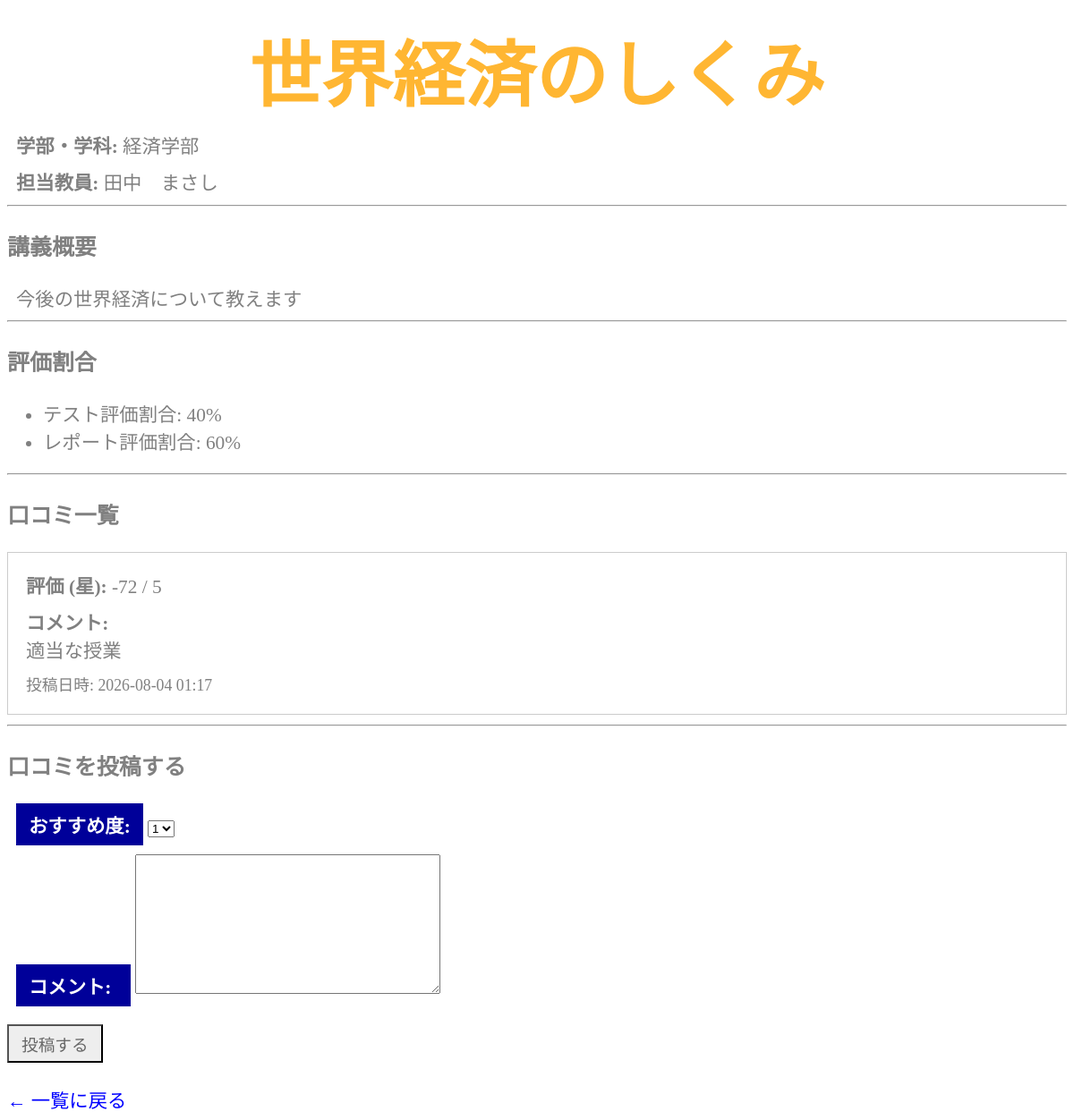
Before: /syllabus/detail/1/ with the older database file.
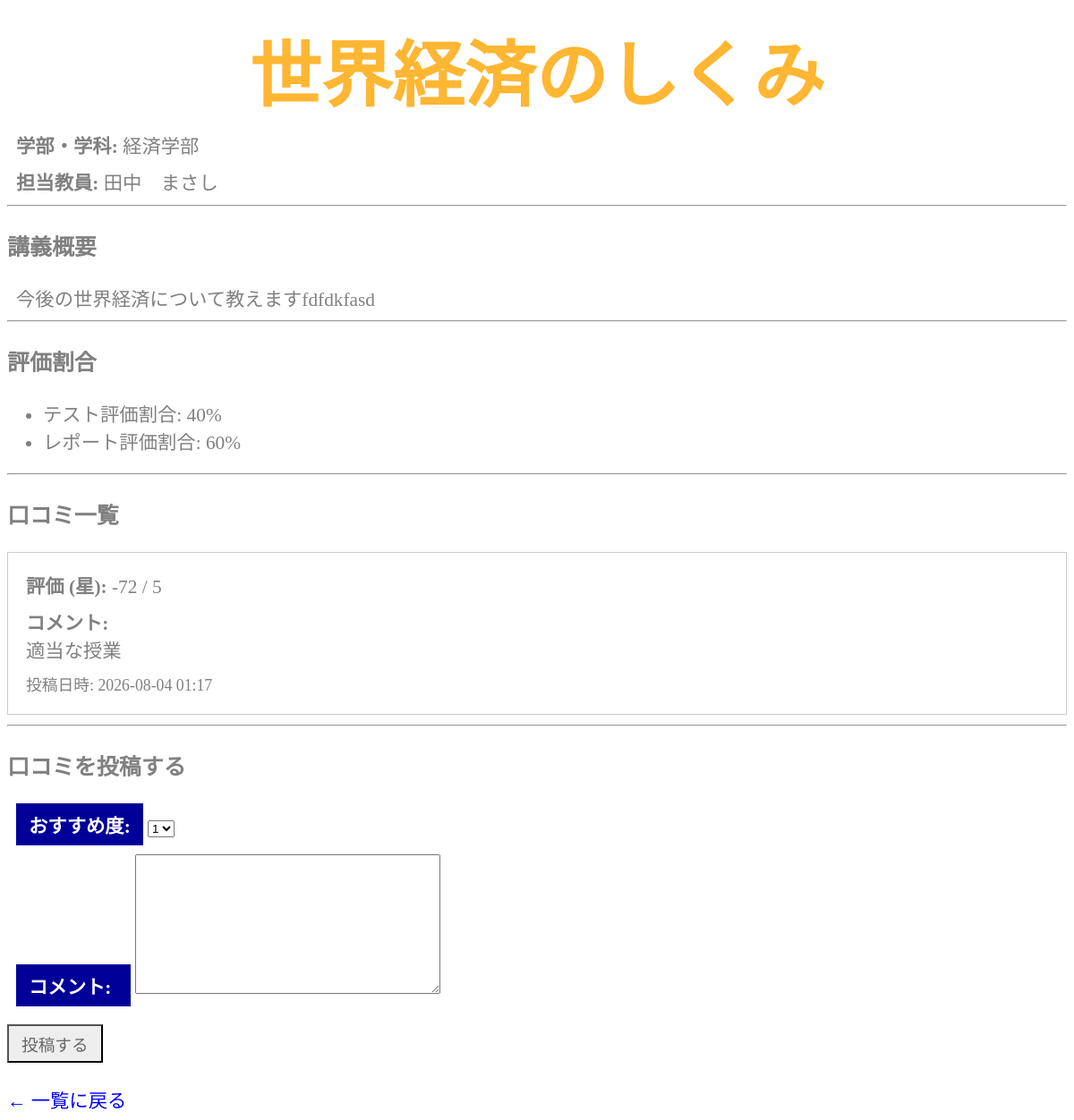
After: the same page with the newer database file.
### syllabus/models.py (models this page shows, shortened)
class Course(models.Model):
    title = models.CharField(max_length=100)
    teacher = models.CharField(max_length=50)
    department = models.ForeignKey(Department, on_delete=models.CASCADE)
    description = models.TextField()
    exam_ratio = models.IntegerField()
    report_ratio = models.IntegerField()

class Department(models.Model):
    name = models.CharField(max_length=50)

### syllabus/views.py (the view)
# urls.py: path('detail/<int:id>/', views.detail, name='detail'),
def detail(request, id):
    course = get_object_or_404(Course, id=id)
    if request.method == 'POST':
        form = ReviewForm(request.POST)
        if form.is_valid():
            review = form.save(commit=False)
            review.course = course
            review.save()
            return redirect('syllabus:detail', id=course.id)
    else:
        form = ReviewForm()
    reviews = course.review_set.all().order_by('-created_at')
    context = {
        'title': '講義詳細（シラバス）',
        'course': course,
        'reviews': reviews,
        'form': form,
    }
    return render(request, 'syllabus/detail.html', context)

### syllabus/forms.py
class ReviewForm(forms.ModelForm):
    class Meta:
        model = Review
        fields = ['rating', 'comment']
        labels = {
            'rating': 'おすすめ度',
            'comment': 'コメント',
        }
        widgets = {
            'rating': forms.Select(choices=[(1, '1'), (2, '2'), (3, '3'), (4, '4'), (5, '5')])
        }

### syllabus/templates/syllabus/detail.html (shortened to what this page needs)
{% load static %}
<!doctype html>
<html lang="ja">
  <head>
    <link rel="stylesheet" type="text/css"
        href="{% static 'syllabus/css/style.css' %}" />
  </head>
  <body>
    <h1>{{ course.title }}</h1>
    <p><strong>学部・学科:</strong> {{ course.department.name }}</p>
    <p><strong>担当教員:</strong> {{ course.teacher }}</p>
    <hr>
    <h3>講義概要</h3>
    <p>{{ course.description|linebreaksbr }}</p>
    <hr>
    <h3>評価割合</h3>
    <ul>
      <li>テスト評価割合: {{ course.exam_ratio }}%</li>
      <li>レポート評価割合: {{ course.report_ratio }}%</li>
    </ul>
    <hr>
    <h3>口コミ一覧</h3>
    {% for review in reviews %}
      <div style="border: 1px solid #ccc; padding: 10px; margin-bottom: 10px;">
        <p><strong>評価 (星):</strong> {{ review.rating }} / 5</p>
        <p><strong>コメント:</strong><br>{{ review.comment|linebreaksbr }}</p>
        <p><small>投稿日時: {{ review.created_at|date:"Y-m-d H:i" }}</small></p>
      </div>
    {% empty %}
      <p>まだ口コミはありません。</p>
    {% endfor %}
    <hr>
    <h3>口コミを投稿する</h3>
    <form action="{% url 'syllabus:detail' course.id %}" method="post">
      {{ form.as_p }}
      <input type="submit" value="投稿する">
    </form>
    <br>
    <a href="{% url 'syllabus:index' %}">← 一覧に戻る</a>
  </body>
</html>

Changed rows visible on the page:
changed Course "世界経済のしくみ": description "今後の世界経済について教えます" → "今後の世界経済について教えますfdfdkfasd"
